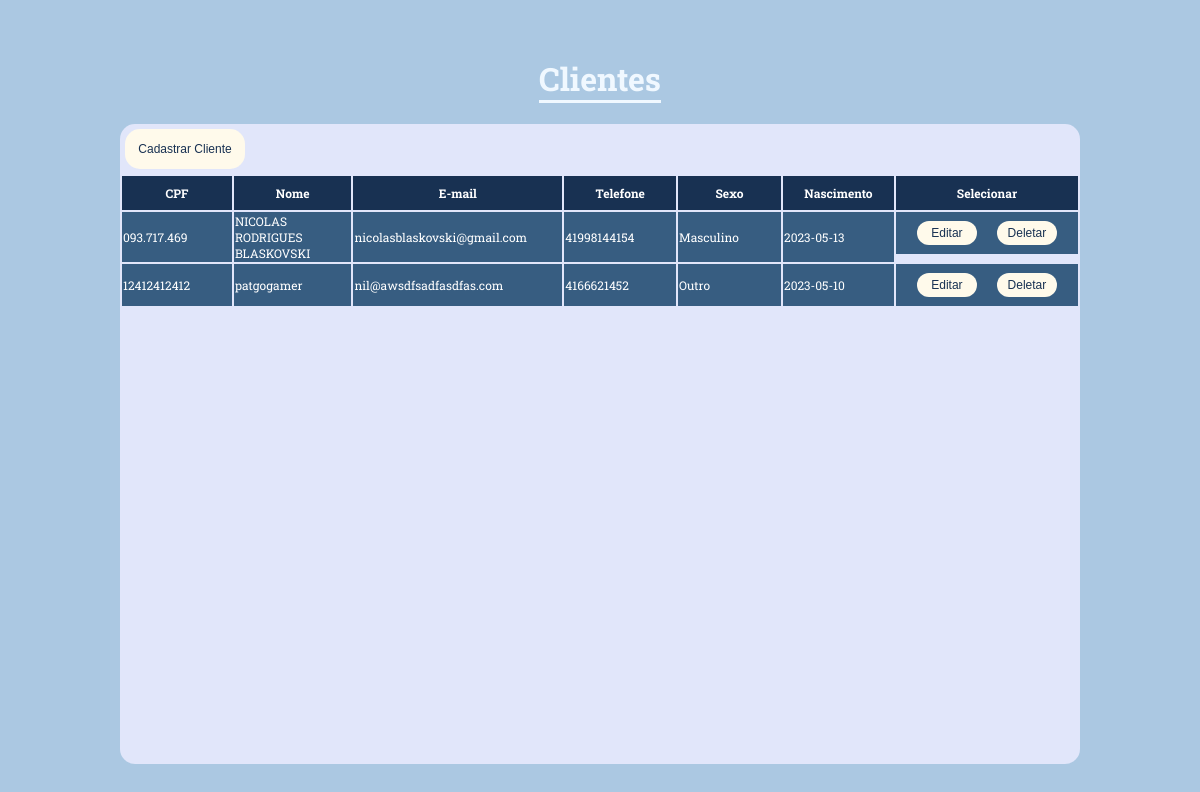
The app's page /CORPOS/visualizar_clientes.php with its own data.
### tables this page shows
CREATE TABLE `cliente` (
  `cpf` varchar(11) NOT NULL,
  `nome` varchar(50) DEFAULT NULL,
  `nascimento` date DEFAULT NULL,
  `telefone` varchar(11) DEFAULT NULL,
  `email` varchar(100) DEFAULT NULL,
  `sexo` char(1) DEFAULT NULL,
  `comentario` varchar(200) DEFAULT NULL,
  `estado` int(11) NOT NULL DEFAULT 1
);

### CORPOS/visualizar_clientes.php (the view, shortened to what this page needs)
<!DOCTYPE html>
<html lang="en">
<head>
    <link rel="stylesheet" href="../ESTILOS/visualizar_clientes.css">
</head>
<body>
        <h1>Clientes</h1>
        <div class="container">
            <button onclick="abrirModal()" class="botaoCriar">
            Cadastrar Cliente
            </button>
            <table>
                <tr class="nome_tabela">
                    <th>CPF</th>
                    <th>Nome</th>
                    <th>E-mail</th>
                    <th>Telefone</th>
                    <th>Sexo</th>
                    <th>Nascimento</th>
                    <th>Selecionar</th>
                </tr>
                <?php
                include_once "PHPconfig.php";
                $sql = "SELECT cpf, nome, email, telefone, sexo, nascimento
                FROM cliente;";
                $result = $conn->query($sql);
                while($cliente = $result->fetch_assoc())
                {
                    $cpf        = $cliente["cpf"];
                    $nome       = $cliente["nome"];
                    $email      = $cliente["email"];
                    $telefone   = $cliente["telefone"];
                    $nascimento = $cliente["nascimento"];
                    $sexo       = $cliente["sexo"];
                    if ($sexo == 'M')
                        $sexo = "Masculino";
                    else if ($sexo == "F")
                        $sexo = "Feminino";
                    else
                        $sexo = "Outro";
                    if (isset($_GET['cpf']) && $cpf == $cpfeditar)
                    {
                        echo "<tr>\n";
                        echo "<form action='PHPeditar_cliente.php' method='POST'>";
                        echo "<td class='td_principal'>".$cpf."<input type='hidden' name='cpf' value=".$cpf."></td>\n";
                        echo "<td class='td_principal'><input type='text' name='nome' value=".$nome."></td>\n";
                        echo "<td class='td_principal'><input type='email' name='email' value=".$email."></td>\n";
                        echo "<td class='td_principal'><input type='tel' name='telefone' pattern='[0-9]{8,11}' value=".$telefone."></td>\n";
                        echo "<td class='td_principal'>";
                        if ($sexo == 'Masculino')
                            echo "<input type='radio' id='Masculino' name='sexo' value='M' checked>";
                        else
                            echo "<input type='radio' id='Masculino' name='sexo' value='M'>";
                        echo "<label for='Masculino'>M</label> &nbsp";
                        if ($sexo == 'Feminino')
                            echo "<input type='radio' id='Feminino' name='sexo' value='F' checked>";
                        else
                            echo "<input type='radio' id='Feminino' name='sexo' value='F'>";
                        echo "<label for='Feminino'>F</label> &nbsp";
                        if ($sexo == 'Outro')
                            echo "<input type='radio' id='Outros' name='sexo' value='O' checked>";
                        else
                            echo "<input type='radio' id='Outros' name='sexo' value='O'>";
                        echo "<label for='Outros'>O</label>";
                        echo "</td>\n";
                        echo "<td class='td_principal'><input type='date' name='nascimento' value=".$nascimento."></td>\n";
                        echo "<td class='checkBox'> <button type='submit'>Confirmar</button> <button type='button' form='deletar' onclick='recarregarPagina()'>Cancelar</button> </td>";
                        echo "</form>";
                        echo "</tr>";
                    }
                    else
                    {
                        echo "<tr>\n";
                    echo "<td class='td_principal'>".$cpf."</td>\n";
                    echo "<td class='td_principal'>".$nome."</a></td>\n";
                    echo "<td class='td_principal'>".$email."</td>\n";
                    echo "<td class='td_principal'>".$telefone."</td>\n";
                    echo "<td class='td_principal'>".$sexo."</td>\n";
                    echo "<td class='td_principal'>".$nascimento."</td>\n";
                    echo "<td class='checkBox'> <button onclick='carregarPaginaCpf(".$cpf.")'>Editar</button> <button onclick='abrirConfirmarDeletar(".$cpf.");'>Deletar</button></td>";
                    echo "</tr>";
                    }
                }
                ?>
            </table>
        </div>
</body>
</html>

### ESTILOS/visualizar_clientes.css (style rules this page uses)
body { margin: 0; padding: 0; display: flex; flex-direction: column; justify-content: center; align-items: center; width: 100vw; height: 100vh; background-color: #ABC8E2; font-family: 'Roboto Slab', serif; }
body > h1 { align-self: center; color:rgb(240, 248, 255); border-bottom: solid; }
.container { width: 80%; height: 80%; display: flex; justify-content: flex-start; align-items: center; flex-direction: column; background-color: #E1E6FA; border-radius: 15px; }
.container > button { width: 5vw; height: 5vh; align-self: flex-start; margin: 5px; background-color: #FFFAEB; font-size: 1vw; border-radius: 15px; border: none; }
.nome_tabela > th { background-color: #183152; color: white; width: 15vw; height: 4vh; font-size: 1vw; }
td { background-color: #375D81; color: white; width: 60vw; height: 5vh; font-size: 1vw; }
.checkBox { display: flex; justify-content: center; align-items: center; width: 15vw; height: 5vh; }
.checkBox > button { width: 5vw; height: 3vh; margin: 0 10px; border-radius: 15px; border: none; background-color: #FFFAEB; color: #183152; font-size: 1vw; }
.container > button { width: 10vw; color:#183152; }

### records on screen
cliente: cpf "093.717.469", nome "NICOLAS RODRIGUES BLASKOVSKI", email "nicolasblaskovski@gmail.com", telefone "41998144154", sexo "Masculino", nascimento "2023-05-13"
cliente: cpf "12412412412", nome "patgogamer", email "nil@awsdfsadfasdfas.com", telefone "4166621452", sexo "Outro", nascimento "2023-05-10"
